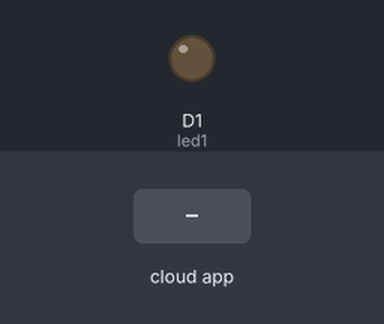
The sketch below on a simulated ESP8266 (NodeMCU). On the bench: output pins drawn as LEDs (lit = HIGH). The inputs (shaded band) are chosen by the test bench. WiFi joins after 1.5 s; servers stay silent unless stated; no MQTT or app messages arrive unless stated; what the sketch prints to the serial monitor is not drawn.

Above: at 2.7 s.
2.8 s: the phone or cloud app sets led01 to 1
At 3.7 s:
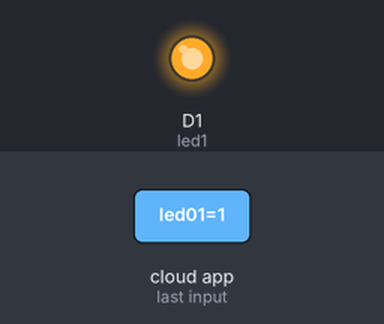
4.3 s: the phone or cloud app sets led01 to 0
At 5.6 s:
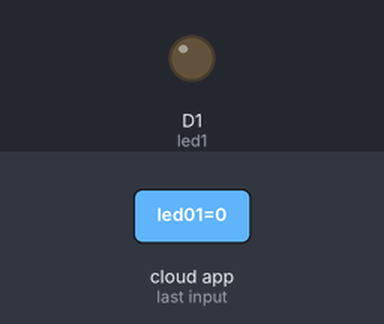
Timing chart, 0 to 7.3 s (numbered marks = the images above; inputs shaded):
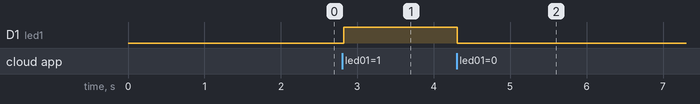

The sketch:

control-LED-using-google-assistant.ino
```cpp
#include <ESP8266WiFi.h>
#include "Adafruit_MQTT.h"
#include "Adafruit_MQTT_Client.h"

#define led1           D1
#define led2           D2


#define WLAN_SSID       "WIFI Username"             // Your SSID
#define WLAN_PASS       "WIFI Password"        // Your password

/************************* Adafruit.io Setup *********************************/

#define AIO_SERVER      "io.adafruit.com" //Adafruit Server
#define AIO_SERVERPORT  1883
#define AIO_USERNAME    "AIOUsername"            // Username
#define AIO_KEY         "AUTH Key"   // Auth Key

//WIFI CLIENT
WiFiClient client;

Adafruit_MQTT_Client mqtt(&client, AIO_SERVER, AIO_SERVERPORT, AIO_USERNAME, AIO_KEY);

Adafruit_MQTT_Subscribe Light1 = Adafruit_MQTT_Subscribe(&mqtt, AIO_USERNAME"/feeds/led01"); // Feeds name should be same everywhere
Adafruit_MQTT_Subscribe Light2 = Adafruit_MQTT_Subscribe(&mqtt, AIO_USERNAME "/feeds/led02");


void MQTT_connect();

void setup() {
  Serial.begin(115200);

  pinMode(led1, OUTPUT);
 // pinMode(led2, OUTPUT);


  // Connect to WiFi access point.
  Serial.println(); Serial.println();
  Serial.print("Connecting to ");
  Serial.println(WLAN_SSID);

  WiFi.begin(WLAN_SSID, WLAN_PASS);
  while (WiFi.status() != WL_CONNECTED) {
    delay(500);
    Serial.print(".");
  }
  Serial.println();

  Serial.println("WiFi connected");
  Serial.println("IP address: ");
  Serial.println(WiFi.localIP());

  mqtt.subscribe(&Light1);
 // mqtt.subscribe(&Light2);

}

void loop() {

  MQTT_connect();


  Adafruit_MQTT_Subscribe *subscription;
  while ((subscription = mqtt.readSubscription(20000))) {
    if (subscription == &Light1) {
      Serial.print(F("Got: "));
      Serial.println((char *)Light1.lastread);
      int Light1_State = atoi((char *)Light1.lastread);
      digitalWrite(led1, Light1_State);

    }
  /*  if (subscription == &Light2) {
      Serial.print(F("Got: "));
      Serial.println((char *)Light2.lastread);
      int Light2_State = atoi((char *)Light2.lastread);
      digitalWrite(led2, Light2_State);
    }*/
  }


}

void MQTT_connect() {
  int8_t ret;

  if (mqtt.connected()) {
    return;
  }

  Serial.print("Connecting to MQTT... ");

  uint8_t retries = 3;

  while ((ret = mqtt.connect()) != 0) {
    Serial.println(mqtt.connectErrorString(ret));
    Serial.println("Retrying MQTT connection in 5 seconds...");
    mqtt.disconnect();
    delay(5000);
    retries--;
    if (retries == 0) {
      while (1);
    }
  }
  Serial.println("MQTT Connected!");

}
```

Measured:
- after the input at 2.8 s, D1 (led1): LOW → HIGH at once
- after the input at 4.3 s, D1 (led1): HIGH → LOW at once
